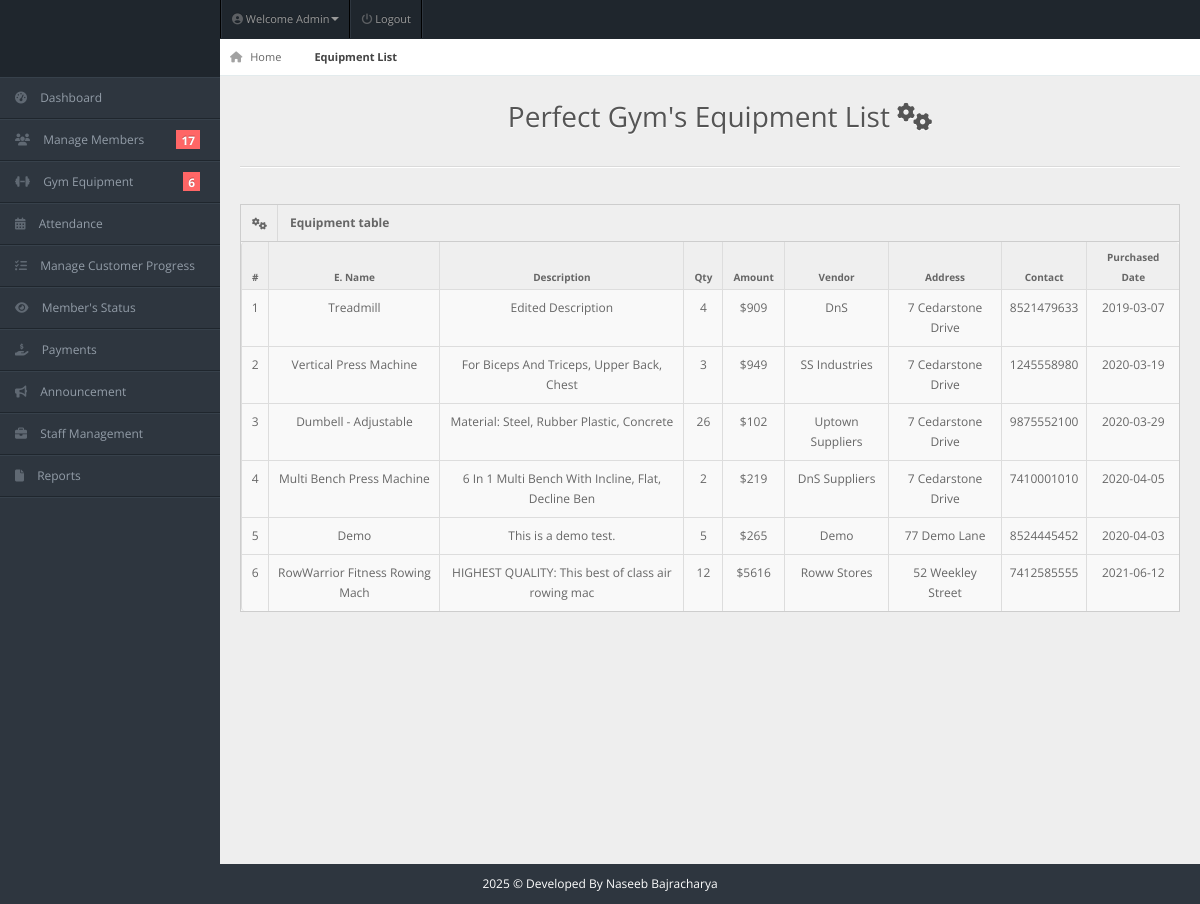
Page /admin/equipment.php (signed in) on the committed database.
### tables this page shows
CREATE TABLE `equipment` (
  `id` int(11) NOT NULL,
  `name` varchar(30) NOT NULL,
  `amount` int(100) NOT NULL,
  `quantity` int(100) NOT NULL,
  `vendor` varchar(50) NOT NULL,
  `description` varchar(50) NOT NULL,
  `address` varchar(20) NOT NULL,
  `contact` varchar(10) NOT NULL,
  `date` date NOT NULL
);

### admin/equipment.php (the view, shortened to what this page needs)
<!DOCTYPE html>
<html lang="en">
<head>
<link rel="stylesheet" href="../css/bootstrap.min.css" />
<link rel="stylesheet" href="../css/bootstrap-responsive.min.css" />
<link rel="stylesheet" href="../css/fullcalendar.css" />
<link rel="stylesheet" href="../css/matrix-style.css" />
<link rel="stylesheet" href="../css/matrix-media.css" />
<link href="../font-awesome/css/fontawesome.css" rel="stylesheet" />
<link href="../font-awesome/css/all.css" rel="stylesheet" />
<link rel="stylesheet" href="../css/jquery.gritter.css" />
</head>
<body>
<div id="header">
  <h1><a href="dashboard.html">Perfect Gym Admin</a></h1>
</div>
<?php include 'includes/topheader.php'?>
<?php $page='list-equip'; include 'includes/sidebar.php'?>
<div id="content">
  <div id="content-header">
    <div id="breadcrumb"> <a href="index.php" title="Go to Home" class="tip-bottom"><i class="fas fa-home"></i> Home</a> <a href="#" class="current">Equipment List</a> </div>
    <h1 class="text-center">Perfect Gym's Equipment List <i class="fas fa-cogs"></i></h1>
  </div>
  <div class="container-fluid">
    <hr>
    <div class="row-fluid">
      <div class="span12">
      <div class='widget-box'>
          <div class='widget-title'> <span class='icon'> <i class='fas fa-cogs'></i> </span>
            <h5>Equipment table</h5>
          </div>
          <div class='widget-content nopadding'>
	  <?php
      $qry="select * from equipment";
      $cnt = 1;
        $result=mysqli_query($conn,$qry);
          echo"<table class='table table-bordered table-hover'>
              <thead>
                <tr>
                  <th>#</th>
                  <th>E. Name</th>
                  <th>Description</th>
                  <th>Qty</th>
                  <th>Amount</th>
                  <th>Vendor</th>
                  <th>Address</th>
                  <th>Contact</th>
                  <th>Purchased Date</th>
                </tr>
              </thead>";
            while($row=mysqli_fetch_array($result)){
            echo"<tbody>
                <td><div class='text-center'>".$cnt."</div></td>
                <td><div class='text-center'>".$row['name']."</div></td>
                <td><div class='text-center'>".$row['description']."</div></td>
                <td><div class='text-center'>".$row['quantity']."</div></td>
                <td><div class='text-center'>$".$row['amount']."</div></td>
                <td><div class='text-center'>".$row['vendor']."</div></td>
                <td><div class='text-center'>".$row['address']."</div></td>
                <td><div class='text-center'>".$row['contact']."</div></td>
                <td><div class='text-center'>".$row['date']."</div></td>
              </tbody>";
          $cnt++;  }
            ?>
            </table>
          </div>
        </div>
      </div>
    </div>
  </div>
</div>
<div class="row-fluid">
  <div id="footer" class="span12"> <?php echo date("Y");?> &copy; Developed By Naseeb Bajracharya</a> </div>
</div>
</body>
</html>

### css/matrix-style.css (style rules this page uses)
* { outline: none !important; -moz-outline: none !important; }
html, body { height: 100%; }
body { overflow-x: hidden; margin-top: -10px; font-family: "Open Sans", sans-serif; font-size: 12px; color: #666; }
a { color: #666; }
select, textarea, input[type="text"], input[type="password"], input[type="datetime"], input[type="datetime-local"], input[type="date"], input[type="month"], input[type="time"], input[type="week"], input[type="number"], input[type="email"], input[type="url"], input[type="search"], input[type="tel"], input[type="color"], .uneditable-input, .label, .dropdown-menu, .btn, .well, .progress, .table-bordered, .btn-group > .btn:first-child, .btn-group > .btn:last-child, .btn-group > .btn:last-child, .btn-group > .dropdown-toggle, .alert { border-radius: 0px; }
#footer { padding: 10px; text-align: center; }
hr { border-top-color: #dadada; }
#header { height: 77px; position: relative; width: 100%; z-index: -9; }
#header h1 { background: url("../img/icontest3.png") no-repeat scroll 0 0 transparent; height: 31px; left: 20px; line-height: 600px; overflow: hidden; position: relative; top: 26px; width: 191px; }
#header h1 a { display: block; }
#content { background: none repeat scroll 0 0 #eeeeee; margin-left: 220px; margin-right: 0; padding-bottom: 25px; position: relative; min-height: 100%; width: auto; }
#content-header { position: abslute; width: 100%; margin-top: -38px; z-index: 20; }
#content-header h1 { color: #555555; font-size: 28px; font-weight: normal; float: none; text-shadow: 0 1px 0 #ffffff; margin-left: 20px; position: relative; }
#content-header h1, #content-header .btn-group { margin-top: 20px; }
#breadcrumb { background-color: #fff; border-bottom: 1px solid #e3ebed; }
#breadcrumb a { padding: 8px 20px 8px 10px; display: inline-block; background-image: url("../img/breadcrumb.png"); background-position: center right; background-repeat: no-repeat; font-size: 11px; color: #666666; }
#breadcrumb a:last-child { background-image: none; }
#breadcrumb a.current { font-weight: bold; color: #444444; }
#breadcrumb a i { margin-right: 5px; opacity: 0.6; }
.widget-box { background: none repeat scroll 0 0 #f9f9f9; border-left: 1px solid #cdcdcd; border-top: 1px solid #cdcdcd; border-right: 1px solid #cdcdcd; clear: both; margin-top: 16px; margin-bottom: 16px; position: relative; }
.widget-title, .modal-header, .table th, div.dataTables_wrapper .ui-widget-header { background: #efefef; border-bottom: 1px solid #cdcdcd; height: 36px; }
.widget-title span.icon { padding: 9px 10px 7px 11px; float: left; border-right: 1px solid #dadada; }
.widget-title h5 { color: #666; float: left; font-size: 12px; font-weight: bold; padding: 12px; line-height: 12px; margin: 0; }
.widget-content { padding: 15px; border-bottom: 1px solid #cdcdcd; }
.table th { height: auto; font-size: 10px; padding: 5px 10px 2px; border-bottom: 0; text-align: center; color: #666666; }
.nopadding { padding: 0 !important; }
.nopadding .table { margin-bottom: 0; }
.nopadding .table-bordered { border: 0; }

### css/matrix-media.css (style rules this page uses)
body { background:#2E363F; }
#header { background-color: #1f262d; margin-top:10px; }

### admin/equipment.php (style rules this page uses)
#footer { color: white; }

### rows in the picture
equipment: name "Treadmill", description "Edited Description", quantity "4", amount "909", vendor "DnS", address "7 Cedarstone Drive", contact "8521479633", date "2019-03-07"
equipment: name "Vertical Press Machine", description "For Biceps And Triceps, Upper Back, Chest", quantity "3", amount "949", vendor "SS Industries", address "7 Cedarstone Drive", contact "1245558980", date "2020-03-19"
equipment: name "Dumbell - Adjustable", description "Material: Steel, Rubber Plastic, Concrete", quantity "26", amount "102", vendor "Uptown Suppliers", address "7 Cedarstone Drive", contact "9875552100", date "2020-03-29"
equipment: name "Multi Bench Press Machine", description "6 In 1 Multi Bench With Incline, Flat, Decline Ben", quantity "2", amount "219", vendor "DnS Suppliers", address "7 Cedarstone Drive", contact "7410001010", date "2020-04-05"
equipment: name "Demo", description "This is a demo test.", quantity "5", amount "265", vendor "Demo", address "77 Demo Lane", contact "8524445452", date "2020-04-03"
equipment: name "RowWarrior Fitness Rowing Mach", description "HIGHEST QUALITY: This best of class air rowing mac", quantity "12", amount "5616", vendor "Roww Stores", address "52 Weekley Street", contact "7412585555", date "2021-06-12"

### other values in the picture
$query->num_rows "17"
$query->num_rows "6"
